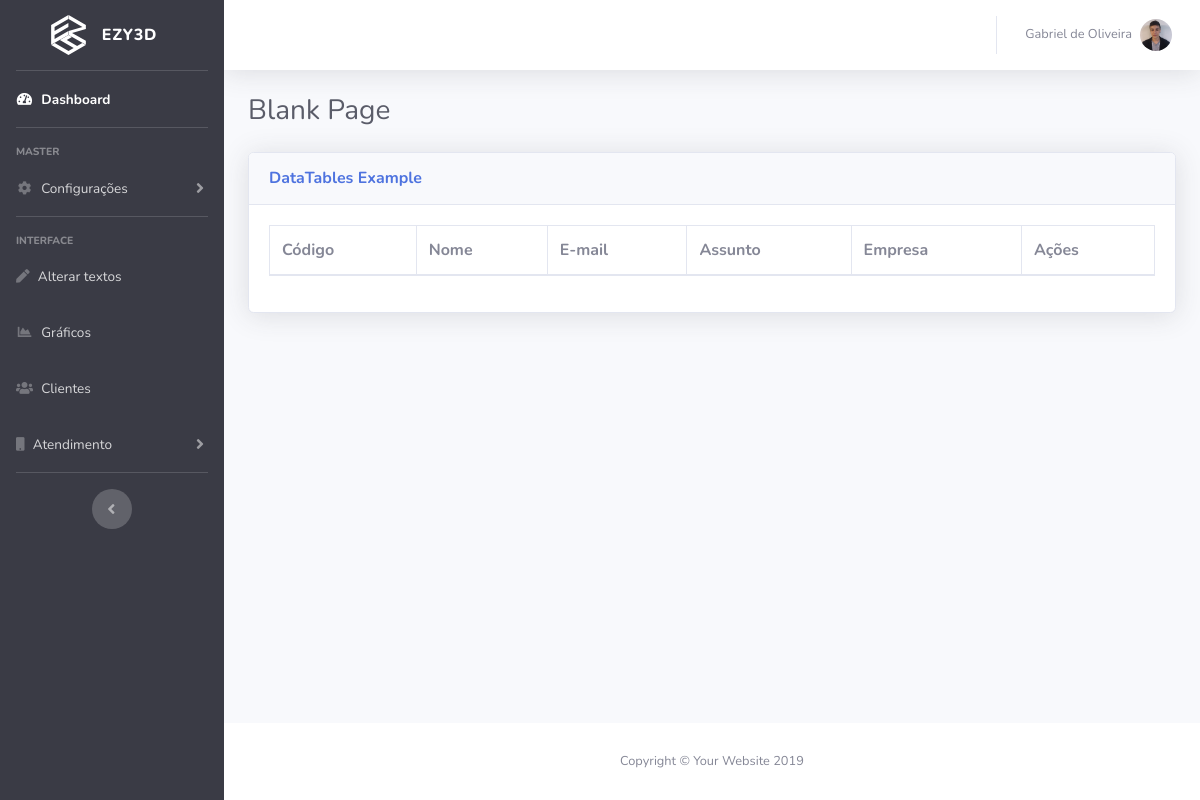
The app's page /site/dashboard/suporte.php (signed in), older data.
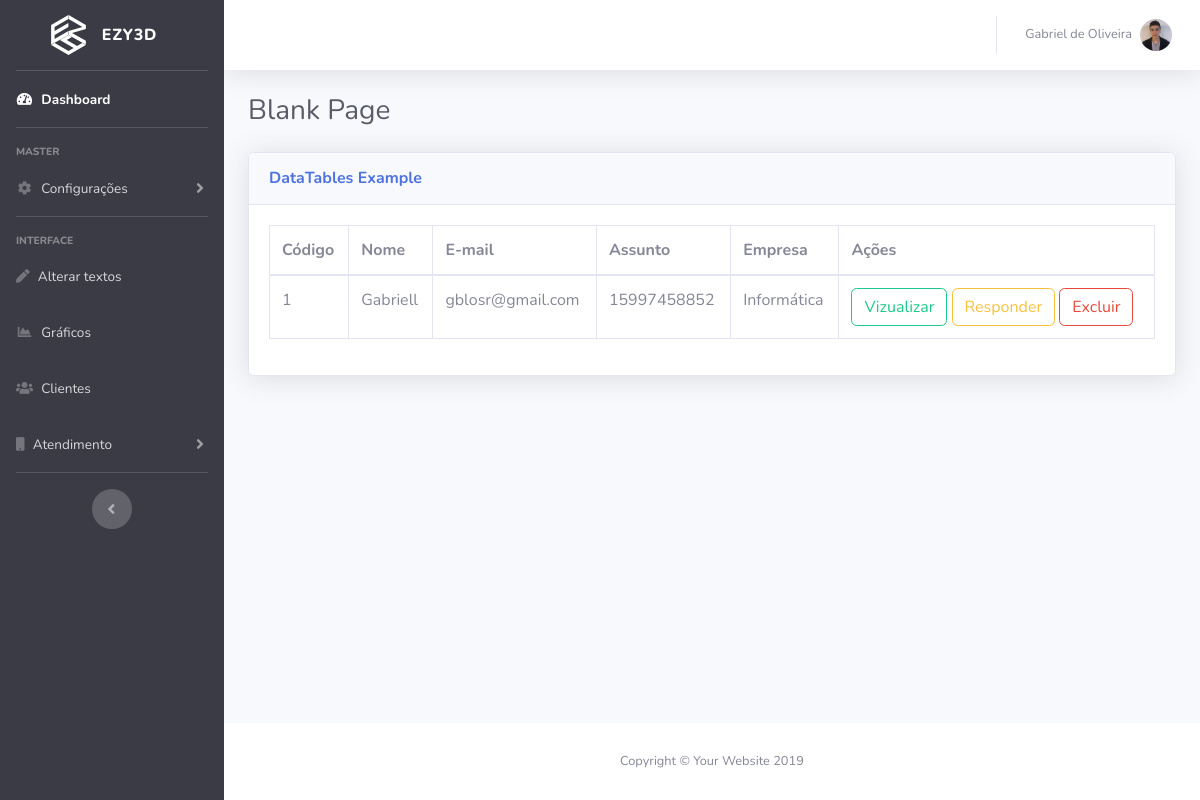
The same page, newer data.
### tables this page shows
CREATE TABLE IF NOT EXISTS `cliente` (
  `idcliente` int(11) NOT NULL AUTO_INCREMENT,
  `nome` varchar(30) NOT NULL,
  `sobrenome` varchar(50) NOT NULL,
  `email` varchar(50) NOT NULL,
  `senha` varchar(40) NOT NULL,
  `telefone` char(11) NOT NULL,
  `pais` varchar(30) NOT NULL,
  `ramo` varchar(20) DEFAULT NULL,
  `empresa` varchar(20) DEFAULT NULL,
  PRIMARY KEY (`idcliente`)
);

### site/Classes/Conexao.php (called while the page is built, shortened)
<?php
class Conexao {
    private $usuario;
    private $senha;
    private $bd;
    private $conexao;
    public function __construct() {
        $this->usuario = "root";
        $this->senha = "";
        $this->bd = "batata";
        $this->servidor = "localhost";
    }
    public function conectar() {
        $this->conexao = new PDO("mysql:host=$this->servidor;dbname=$this->bd", $this->usuario, $this->senha,
            array(PDO::MYSQL_ATTR_INIT_COMMAND => "SET NAMES utf8"));
    }
    public function executarFetchAll($sql, $valores) {
        $comando = $this->conexao->prepare($sql);
        $comando->execute();
        return $comando->fetchAll();
    }
}
?>

### site/Classes/Crud.php (called while the page is built, shortened)
<?php
require_once "Conexao.php";
class Crud extends Conexao {
    public function consultar($coluna, $tabela, $restricao, $valores) {
        $sql = "SELECT $coluna FROM $tabela $restricao";
        return parent::executarFetchAll($sql, $valores);
    }
}
?>

### site/dashboard/suporte.php (the view, shortened to what this page needs)
<!DOCTYPE html>
<html lang="en">
<head>
  <link href="vendor/fontawesome-free/css/all.min.css" rel="stylesheet" type="text/css">
  <link href="css/sb-admin-2.min.css" rel="stylesheet">
</head>
<body id="page-top">
  <div id="wrapper">
    <?php
    include "menu.php";
    ?>
    <div class="container-fluid">
      <h1 class="h3 mb-4 text-gray-800">Blank Page</h1>
      <div class="card shadow mb-4">
        <div class="card-header py-3">
          <h6 class="m-0 font-weight-bold text-primary">DataTables Example</h6>
        </div>
        <div class="card-body">
          <div class="table-responsive">
            <table class="table table-bordered" id="dataTable" width="100%" cellspacing="0">
              <thead>
                <tr>
                  <th>Código</th>
                  <th>Nome</th>
                  <th>E-mail</th>
                  <th>Assunto</th>
                  <th>Empresa</th>
                  <?php if ($permissao == "@571824") {?>
                    <th>Ações</th>
                  <?php }?>
                </tr>
              </thead>
              <tbody>
               <?php
               require_once "../Classes/Conexao.php";
               $obj = new Usuario();
               $registro = $obj->consultar("*", "cliente", null, null);
               foreach ($registro as $cliente) {?>
                <tr>
                  <td><?=$cliente['idcliente']?></td>
                  <td><?=$cliente['nome']?></td>
                  <td><?=$cliente['email']?></td>
                  <td><?=$cliente['telefone']?></td>
                  <td><?=$cliente['ramo']?></td>
                  <?php if ($permissao == "@571824") {?>
                    <td>
                      <a class="btn btn-outline-success" id="btn-alterar" href="javascript:consultarCliente(<?=$cliente['idcliente']?>, 'consultar')">Vizualizar</a>
                      <a class="btn btn-outline-warning" onclick="return confirmar()"  href="javascript:excluirCliente(<?=$cliente['idcliente']?>, 'excluir')">Responder</a>
                      <a class="btn btn-outline-danger" onclick="return confirmar()"  href="javascript:excluirCliente(<?=$cliente['idcliente']?>, 'excluir')">Excluir</a>
                    </td>
                  <?php }?>
                </tr>
              <?php }?>
            </tbody>
          </table>
        </div>
      </div>
    </div>
  </div>
</div>
<footer class="sticky-footer bg-white">
  <div class="container my-auto">
    <div class="copyright text-center my-auto">
      <span>Copyright &copy; Your Website 2019</span>
    </div>
  </div>
</footer>
</div>
</div>
</body>
</html>

Row changes from the older to the newer data that the page shows:
added cliente: idcliente "1", nome "Gabriell", email "gblosr@gmail.com", telefone "15997458852", ramo "Informática"
